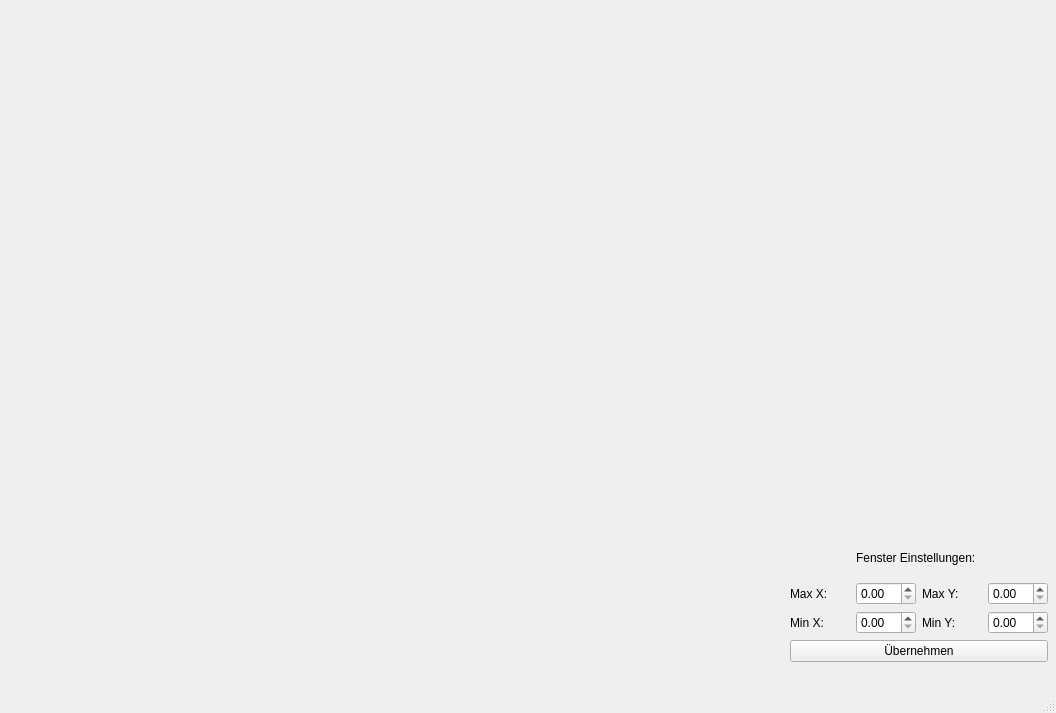
<?xml version="1.0" encoding="UTF-8"?>
<ui version="4.0">
 <class>MainWindow</class>
 <widget class="QMainWindow" name="MainWindow">
  <property name="geometry">
   <rect>
    <x>0</x>
    <y>0</y>
    <width>1056</width>
    <height>713</height>
   </rect>
  </property>
  <property name="windowTitle">
   <string>MainWindow</string>
  </property>
  <widget class="QWidget" name="centralwidget">
   <widget class="QCustomPlot" name="PlotView" native="true">
    <property name="geometry">
     <rect>
      <x>10</x>
      <y>0</y>
      <width>1041</width>
      <height>521</height>
     </rect>
    </property>
   </widget>
   <widget class="QWidget" name="">
    <property name="geometry">
     <rect>
      <x>790</x>
      <y>540</y>
      <width>258</width>
      <height>122</height>
     </rect>
    </property>
    <layout class="QGridLayout" name="gridLayout">
     <item row="2" column="2">
      <widget class="QLabel" name="label_5">
       <property name="text">
        <string>Max Y:</string>
       </property>
      </widget>
     </item>
     <item row="2" column="1">
      <widget class="QDoubleSpinBox" name="bx_xMax"/>
     </item>
     <item row="2" column="3">
      <widget class="QDoubleSpinBox" name="bx_YMax"/>
     </item>
     <item row="2" column="0">
      <widget class="QLabel" name="label_2">
       <property name="text">
        <string>Max X:</string>
       </property>
      </widget>
     </item>
     <item row="3" column="0">
      <widget class="QLabel" name="label_6">
       <property name="text">
        <string>Min X:</string>
       </property>
      </widget>
     </item>
     <item row="3" column="2">
      <widget class="QLabel" name="label_7">
       <property name="text">
        <string>Min Y:</string>
       </property>
      </widget>
     </item>
     <item row="4" column="0" colspan="4">
      <widget class="QPushButton" name="pushButton">
       <property name="text">
        <string>Übernehmen</string>
       </property>
      </widget>
     </item>
     <item row="0" column="1" colspan="3">
      <widget class="QLabel" name="label">
       <property name="text">
        <string>Fenster Einstellungen:</string>
       </property>
      </widget>
     </item>
     <item row="3" column="1">
      <widget class="QDoubleSpinBox" name="bx_xMin"/>
     </item>
     <item row="3" column="3">
      <widget class="QDoubleSpinBox" name="bx_yMin"/>
     </item>
    </layout>
   </widget>
  </widget>
  <widget class="QMenuBar" name="menubar">
   <property name="geometry">
    <rect>
     <x>0</x>
     <y>0</y>
     <width>1056</width>
     <height>21</height>
    </rect>
   </property>
  </widget>
  <widget class="QStatusBar" name="statusbar"/>
 </widget>
 <customwidgets>
  <customwidget>
   <class>QCustomPlot</class>
   <extends>QWidget</extends>
   <header>qcustomplot.h</header>
   <container>1</container>
  </customwidget>
 </customwidgets>
 <resources/>
 <connections/>
</ui>
